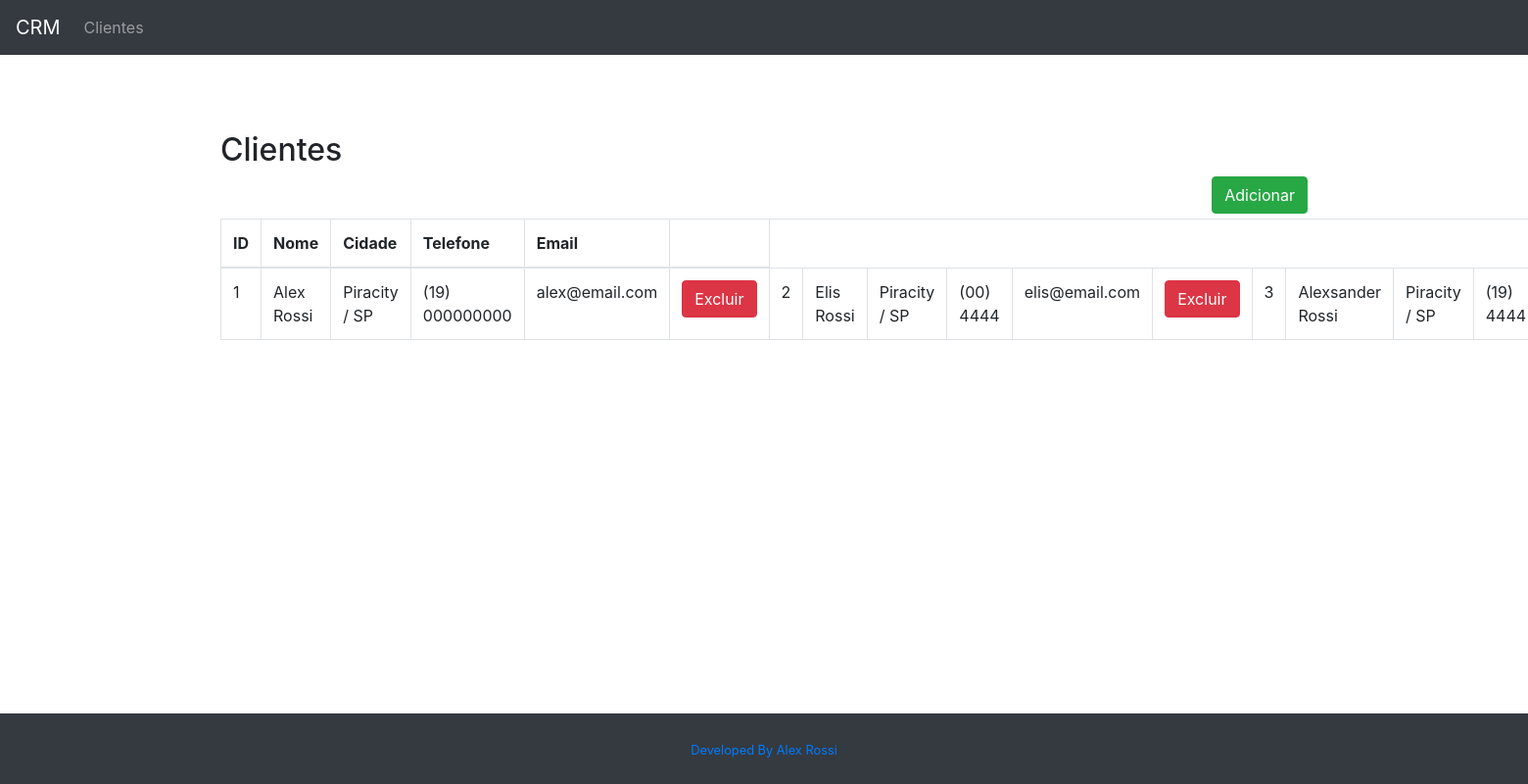
/customer/list/, run on the app's committed database.
### customer/models.py (models this page shows, shortened)
class Customer(models.Model):
  first_name = models.CharField(max_length=30)
  last_name = models.CharField(max_length=50)
  email = models.EmailField()
  document_rg = models.CharField(max_length=9)
  document_cpf = models.CharField(max_length=11)
  birth_date = models.DateField()
  area_code = models.CharField(max_length=3)
  phone_number = models.CharField(max_length=9)
  country = models.CharField(max_length=30)
  state = models.CharField(max_length=30)
  city = models.CharField(max_length=30)
  created_date = models.DateTimeField(auto_now_add=True)
  updated_date = models.DateTimeField(auto_now=True)
  active = models.BooleanField(default=True)
  def get_full_name(self):
    return f"{self.first_name} {self.last_name}"
  def get_full_phone_number(self):
    return f"({self.area_code}) {self.phone_number}"
  def get_full_addres(self):
    return f"{self.city} / {self.state}"
  class Meta:
    db_table = "customer"

### customer/views.py (the view)
# urls.py: path("list/", CustomerListView.as_view(), name="customer-list"),
class CustomerListView(ListView):
  template_name = "customer/customer_list.html"
  model = Customer
  queryset = Customer.objects.all()

### customer/templates/customer/customer_list.html
{% extends "model-page.html" %}
{% block content %}
  <h2>Clientes</h2>
  <container>
    <a href="{% url "customer:customer-create" %}">
      <button type="button" class="btn btn-success"
      style="float: right; margin-bottom: 5px;">Adicionar</button>
    </a>
    <table class="table table-bordered">
      <thead>
        <tr>
          <th>ID</th>
          <th>Nome</th>
          <th>Cidade</th>
          <th>Telefone</th>
          <th>Email</th>
          <th></th>
        </tr>
      </thead>
        <tbody>
          <tr>
            {% for customer in customer_list %}
              <td>{{ customer.id }}</td>
              <td>{{ customer.get_full_name }}</td>
              <td>{{ customer.get_full_addres }}</td>
              <td>{{ customer.get_full_phone_number }}</td>
              <td>{{ customer.email }}</td>
              <td><button type="button" class="btn btn-danger">Excluir</button></td>
            {% endfor %}
          </tr>
        </tbody>
    </table>
  </container>
{% endblock %}

### core/templates/model-page.html (style rules this page uses)
html,body { height: 100%; }

### data on the page
Customer: id "1", get_full_name "Alex Rossi", get_full_addres "Piracity / SP", get_full_phone_number "(19) 000000000", email "alex@email.com"
Customer: id "2", get_full_name "Elis Rossi", get_full_addres "Piracity / SP", get_full_phone_number "(00) 4444", email "elis@email.com"
Customer: id "3", get_full_name "Alexsander Rossi", get_full_addres "Piracity / SP", get_full_phone_number "(19) 4444"
